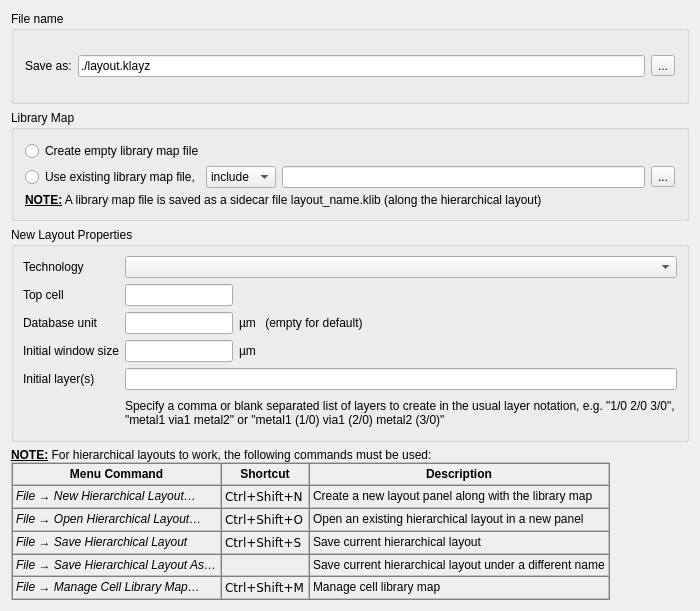
<?xml version="1.0" encoding="UTF-8"?>
<ui version="4.0">
 <class>LibraryManagerDialog</class>
 <widget class="QFrame" name="LibraryManagerDialog">
  <property name="geometry">
   <rect>
    <x>0</x>
    <y>0</y>
    <width>700</width>
    <height>611</height>
   </rect>
  </property>
  <property name="windowTitle">
   <string>Application Settings</string>
  </property>
  <layout class="QVBoxLayout" name="verticalLayout_3">
   <item>
    <widget class="QGroupBox" name="groupBox_3">
     <property name="title">
      <string>File name</string>
     </property>
     <layout class="QVBoxLayout" name="verticalLayout_2">
      <item>
       <layout class="QHBoxLayout" name="horizontalLayout_3">
        <item>
         <widget class="QLabel" name="label_11">
          <property name="text">
           <string>Save as:</string>
          </property>
         </widget>
        </item>
        <item>
         <widget class="QLineEdit" name="save_path_le">
          <property name="text">
           <string>./layout.klayz</string>
          </property>
         </widget>
        </item>
        <item>
         <widget class="QToolButton" name="browse_save_path_pb">
          <property name="text">
           <string>...</string>
          </property>
         </widget>
        </item>
       </layout>
      </item>
     </layout>
    </widget>
   </item>
   <item>
    <widget class="QGroupBox" name="groupBox_2">
     <property name="title">
      <string>Library Map</string>
     </property>
     <layout class="QVBoxLayout" name="verticalLayout">
      <property name="spacing">
       <number>5</number>
      </property>
      <item>
       <layout class="QHBoxLayout" name="horizontalLayout">
        <item>
         <widget class="QRadioButton" name="create_empty_map_rb">
          <property name="text">
           <string>Create empty library map file</string>
          </property>
         </widget>
        </item>
       </layout>
      </item>
      <item>
       <layout class="QHBoxLayout" name="horizontalLayout_2">
        <item>
         <widget class="QRadioButton" name="use_existing_map_rb">
          <property name="text">
           <string>Use existing library map file,</string>
          </property>
         </widget>
        </item>
        <item>
         <widget class="QComboBox" name="include_or_copy_template_map_cb">
          <item>
           <property name="text">
            <string>include</string>
           </property>
          </item>
          <item>
           <property name="text">
            <string>copy</string>
           </property>
          </item>
         </widget>
        </item>
        <item>
         <widget class="QLineEdit" name="template_path_le"/>
        </item>
        <item>
         <widget class="QToolButton" name="browse_template_map_pb">
          <property name="text">
           <string>...</string>
          </property>
         </widget>
        </item>
       </layout>
      </item>
      <item>
       <widget class="QLabel" name="label_12">
        <property name="text">
         <string>&lt;html&gt;&lt;head/&gt;&lt;body&gt;&lt;p&gt;&lt;span style=&quot; font-weight:600; text-decoration: underline;&quot;&gt;NOTE:&lt;/span&gt; A library map file is saved as a sidecar file &lt;span style=&quot; font-family:'Menlo';&quot;&gt;layout_name.klib&lt;/span&gt; (along the hierarchical layout)&lt;/p&gt;&lt;/body&gt;&lt;/html&gt;</string>
        </property>
       </widget>
      </item>
     </layout>
    </widget>
   </item>
   <item>
    <widget class="QGroupBox" name="groupBox">
     <property name="minimumSize">
      <size>
       <width>0</width>
       <height>215</height>
      </size>
     </property>
     <property name="title">
      <string>New Layout Properties</string>
     </property>
     <layout class="QGridLayout" name="_2">
      <property name="leftMargin">
       <number>9</number>
      </property>
      <property name="topMargin">
       <number>9</number>
      </property>
      <property name="rightMargin">
       <number>9</number>
      </property>
      <property name="bottomMargin">
       <number>9</number>
      </property>
      <property name="spacing">
       <number>6</number>
      </property>
      <item row="4" column="1">
       <widget class="QLineEdit" name="window_le">
        <property name="sizePolicy">
         <sizepolicy hsizetype="Fixed" vsizetype="Fixed">
          <horstretch>0</horstretch>
          <verstretch>0</verstretch>
         </sizepolicy>
        </property>
       </widget>
      </item>
      <item row="1" column="2" colspan="3">
       <spacer>
        <property name="orientation">
         <enum>Qt::Horizontal</enum>
        </property>
        <property name="sizeHint" stdset="0">
         <size>
          <width>181</width>
          <height>20</height>
         </size>
        </property>
       </spacer>
      </item>
      <item row="1" column="1">
       <widget class="QLineEdit" name="topcell_le">
        <property name="sizePolicy">
         <sizepolicy hsizetype="Fixed" vsizetype="Fixed">
          <horstretch>0</horstretch>
          <verstretch>0</verstretch>
         </sizepolicy>
        </property>
       </widget>
      </item>
      <item row="3" column="1">
       <widget class="QLineEdit" name="dbu_le">
        <property name="sizePolicy">
         <sizepolicy hsizetype="Fixed" vsizetype="Fixed">
          <horstretch>0</horstretch>
          <verstretch>0</verstretch>
         </sizepolicy>
        </property>
       </widget>
      </item>
      <item row="0" column="1" colspan="4">
       <widget class="QComboBox" name="tech_cbx"/>
      </item>
      <item row="5" column="1" colspan="4">
       <widget class="QLineEdit" name="layers_le"/>
      </item>
      <item row="4" column="4">
       <spacer>
        <property name="orientation">
         <enum>Qt::Horizontal</enum>
        </property>
        <property name="sizeHint" stdset="0">
         <size>
          <width>141</width>
          <height>20</height>
         </size>
        </property>
       </spacer>
      </item>
      <item row="3" column="2">
       <widget class="QLabel" name="label_6">
        <property name="text">
         <string>µm</string>
        </property>
       </widget>
      </item>
      <item row="4" column="2">
       <widget class="QLabel" name="window_unit_lbl">
        <property name="text">
         <string>µm</string>
        </property>
       </widget>
      </item>
      <item row="1" column="0">
       <widget class="QLabel" name="label">
        <property name="text">
         <string>Top cell</string>
        </property>
       </widget>
      </item>
      <item row="3" column="0">
       <widget class="QLabel" name="label_5">
        <property name="text">
         <string>Database unit</string>
        </property>
       </widget>
      </item>
      <item row="0" column="0">
       <widget class="QLabel" name="label_3">
        <property name="text">
         <string>Technology</string>
        </property>
       </widget>
      </item>
      <item row="3" column="4">
       <spacer>
        <property name="orientation">
         <enum>Qt::Horizontal</enum>
        </property>
        <property name="sizeHint" stdset="0">
         <size>
          <width>141</width>
          <height>20</height>
         </size>
        </property>
       </spacer>
      </item>
      <item row="3" column="3">
       <widget class="QLabel" name="label_7">
        <property name="text">
         <string> (empty for default)</string>
        </property>
       </widget>
      </item>
      <item row="4" column="0">
       <widget class="QLabel" name="window_lbl">
        <property name="text">
         <string>Initial window size</string>
        </property>
       </widget>
      </item>
      <item row="5" column="0">
       <widget class="QLabel" name="layers_lbl">
        <property name="text">
         <string>Initial layer(s)</string>
        </property>
       </widget>
      </item>
      <item row="6" column="1" colspan="4">
       <widget class="QLabel" name="layers_comment">
        <property name="text">
         <string>&lt;html&gt;&lt;head/&gt;&lt;body&gt;Specify a comma or blank separated list of layers to create in the usual layer notation, e.g. &quot;1/0 2/0 3/0&quot;, &quot;metal1 via1 metal2&quot; or &quot;metal1 (1/0) via1 (2/0) metal2 (3/0)&quot;&lt;/body&gt;&lt;/html&gt;</string>
        </property>
        <property name="wordWrap">
         <bool>true</bool>
        </property>
       </widget>
      </item>
     </layout>
    </widget>
   </item>
   <item>
    <widget class="QLabel" name="label_10">
     <property name="minimumSize">
      <size>
       <width>657</width>
       <height>0</height>
      </size>
     </property>
     <property name="text">
      <string>&lt;html&gt;&lt;head/&gt;&lt;body&gt;&lt;p&gt;&lt;span style=&quot; font-weight:600; text-decoration: underline;&quot;&gt;NOTE:&lt;/span&gt; For hierarchical layouts to work, the following commands must be used: &lt;/p&gt;&lt;table border=&quot;1&quot; style=&quot; margin-top:0px; margin-bottom:0px; margin-left:0px; margin-right:0px;&quot; cellspacing=&quot;0&quot; cellpadding=&quot;3&quot;&gt;&lt;tr&gt;&lt;td&gt;&lt;p align=&quot;center&quot;&gt;&lt;span style=&quot; font-weight:600;&quot;&gt;Menu Command&lt;/span&gt;&lt;/p&gt;&lt;/td&gt;&lt;td&gt;&lt;p align=&quot;center&quot;&gt;&lt;span style=&quot; font-weight:600;&quot;&gt;Shortcut&lt;/span&gt;&lt;/p&gt;&lt;/td&gt;&lt;td&gt;&lt;p align=&quot;center&quot;&gt;&lt;span style=&quot; font-weight:600;&quot;&gt;Description&lt;/span&gt;&lt;/p&gt;&lt;/td&gt;&lt;/tr&gt;

&lt;tr&gt;&lt;td&gt;&lt;p&gt;&lt;span style=&quot; font-style:italic;&quot;&gt;File → New Hierarchical Layout…&lt;/span&gt;&lt;/p&gt;&lt;/td&gt;&lt;td&gt;&lt;p&gt;&lt;code&gt;Ctrl+Shift+N&lt;/code&gt;&lt;/p&gt;&lt;/td&gt;&lt;td&gt;&lt;p&gt;Create a new layout panel along with the library map&lt;/p&gt;&lt;/td&gt;&lt;/tr&gt;

&lt;tr&gt;&lt;td&gt;&lt;p&gt;&lt;span style=&quot; font-style:italic;&quot;&gt;File → Open Hierarchical Layout…&lt;/span&gt;&lt;/p&gt;&lt;/td&gt;&lt;td&gt;&lt;p&gt;&lt;code&gt;Ctrl+Shift+O&lt;/code&gt;&lt;/p&gt;&lt;/td&gt;&lt;td&gt;&lt;p&gt;Open an existing hierarchical layout in a new panel&lt;/p&gt;&lt;/td&gt;&lt;/tr&gt;

&lt;tr&gt;&lt;td&gt;&lt;p&gt;&lt;span style=&quot; font-style:italic;&quot;&gt;File → Save Hierarchical Layout&lt;/span&gt;&lt;/p&gt;&lt;/td&gt;&lt;td&gt;&lt;p&gt;&lt;code&gt;Ctrl+Shift+S&lt;/code&gt;&lt;/p&gt;&lt;/td&gt;&lt;td&gt;&lt;p&gt;Save current hierarchical layout&lt;/p&gt;&lt;/td&gt;&lt;/tr&gt;

&lt;tr&gt;&lt;td&gt;&lt;p&gt;&lt;span style=&quot; font-style:italic;&quot;&gt;File → Save Hierarchical Layout As…&lt;/span&gt;&lt;/p&gt;&lt;/td&gt;&lt;td&gt;&lt;p&gt;&lt;code&gt;&lt;/code&gt;&lt;/p&gt;&lt;/td&gt;&lt;td&gt;&lt;p&gt;Save current hierarchical layout under a different name&lt;/p&gt;&lt;/td&gt;&lt;/tr&gt;

&lt;tr&gt;&lt;td&gt;&lt;p&gt;&lt;span style=&quot; font-style:italic;&quot;&gt;File → Manage Cell Library Map…&lt;/span&gt;&lt;/p&gt;&lt;/td&gt;&lt;td&gt;&lt;p&gt;&lt;code&gt;Ctrl+Shift+M&lt;/code&gt;&lt;/p&gt;&lt;/td&gt;&lt;td&gt;&lt;p&gt;Manage cell library map&lt;/p&gt;&lt;/td&gt;&lt;/tr&gt;



&lt;/table&gt;&lt;/body&gt;&lt;/html&gt;</string>
     </property>
     <property name="wordWrap">
      <bool>true</bool>
     </property>
    </widget>
   </item>
  </layout>
 </widget>
 <layoutdefault spacing="6" margin="11"/>
 <resources/>
 <connections/>
</ui>
